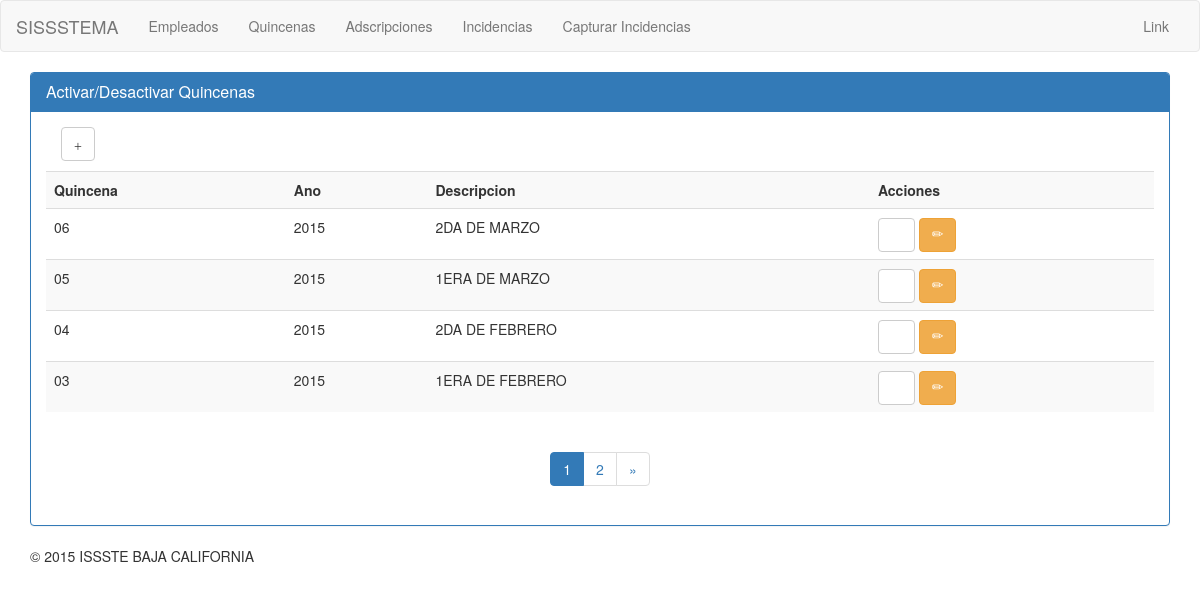
The page /index.php/qnas on the database as committed earlier.
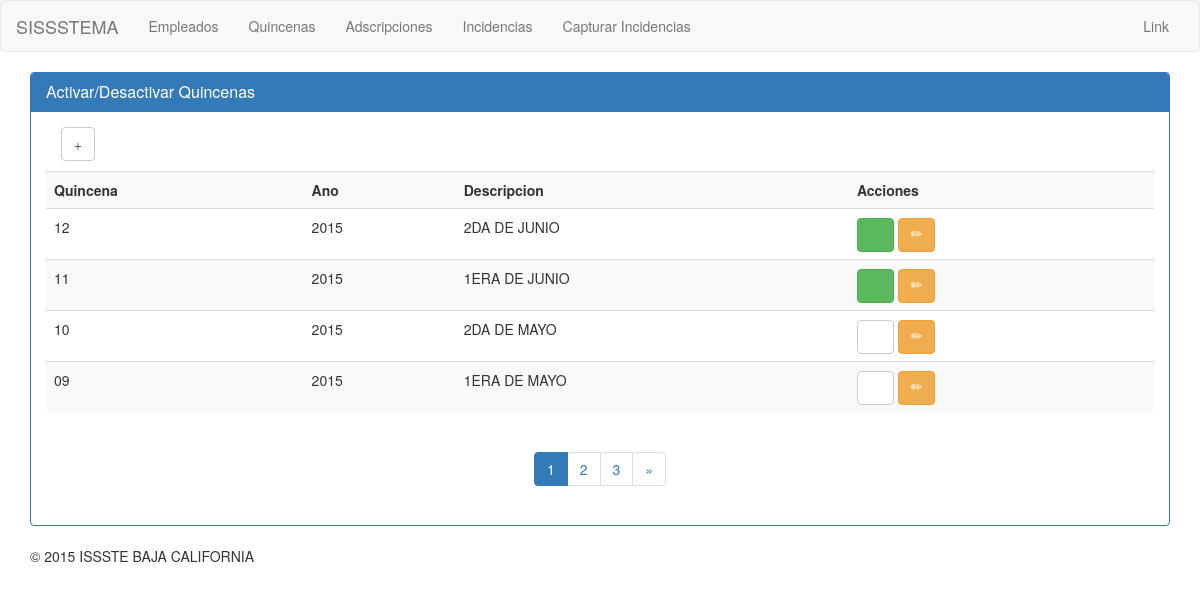
The same page on the database as committed later.
### tables this page shows
CREATE TABLE IF NOT EXISTS `qnas` (
  `id` int(11) NOT NULL AUTO_INCREMENT,
  `qna_mes` int(2) unsigned zerofill NOT NULL,
  `qna_year` int(4) NOT NULL,
  `qna_descripcion` varchar(40) NOT NULL,
  `activa` tinyint(1) NOT NULL,
  `created_at` datetime NOT NULL,
  `updated_at` timestamp NOT NULL DEFAULT CURRENT_TIMESTAMP ON UPDATE CURRENT_TIMESTAMP,
  PRIMARY KEY (`id`),
  UNIQUE KEY `id_5` (`id`),
  KEY `id` (`id`),
  KEY `id_2` (`id`),
  KEY `id_3` (`id`),
  KEY `id_4` (`id`)
);

### index.php (called while the page is built, shortened)
<?php
require_once BASEPATH.'core/CodeIgniter.php';

### application/core/my_model.php (called while the page is built, shortened)
<?php defined('BASEPATH') OR exit('No direct script access allowed');
class MY_Model extends CI_Model
{
    protected $_database;
    public $table = NULL;
    public $primary_key = 'id';
    protected $return_as = 'object';
    protected $return_as_dropdown = NULL;
    protected $_dropdown_field = '';
    private $_select = '*';
    public function _prep_after_read($data, $multi = TRUE)
    {
        $data = $this->join_temporary_results($data);
        $this->_database->reset_query();
        if(isset($this->return_as_dropdown) && $this->return_as_dropdown == 'dropdown')
        {
            foreach($data as $row)
            {
                $dropdown[$row[$this->primary_key]] =  $row[$this->_dropdown_field].' - '.$row[$this->_dropdown_field2];
            }
            $data = $dropdown;
            $this->return_as_dropdown = NULL;
        }
        elseif($this->return_as == 'object')
        {
            $data = json_decode(json_encode($data), FALSE);
        }
        return  $data;
    }
    public function limit($limit, $offset = 0)
    {
        $this->_database->limit($limit, $offset);
        return $this;
    }
    public function get_all($where = NULL)
    {
        if(isset($data) && $data !== FALSE)
        {
            $this->_database->reset_query();
            return $data;
        }
        else
        {
            if($this->_select)
            {
                $this->_database->select($this->_select);
            }
            $query = $this->_database->get($this->table);
            if($query->num_rows() > 0)
            {
                $data = $query->result_array();
                $data = $this->trigger('after_get', $data);
                $data = $this->_prep_after_read($data,TRUE);
                return $data;
            }
            else
            {
                return FALSE;
            }
        }
    }
    public function count($where = NULL)
    {
        $this->_database->from($this->table);
        $number_rows = $this->_database->count_all_results();
        return $number_rows;
    }
    protected function join_temporary_results($data)
    {
        return $data;
    }
    public function trigger($event, $data = array(), $last = TRUE)
    {
        return $data;
    }
    public function order_by($criteria, $order = 'ASC')
    {
        if(is_array($criteria))
        {
            foreach ($criteria as $key=>$value)
            {
                $this->_database->order_by($key, $value);
            }
        }
        else
        {
            $this->_database->order_by($criteria, $order);
        }
        return $this;
    }
    private function _set_connection()
    {
        $this->_database = $this->db;
    }
    public function paginate($rows_per_page, $total_rows = NULL, $page_number = 1)
    {
        if(isset($data) && $data !== FALSE)
        {
            return $data;
        }
        else
        {
            $data = $this->get_all();
            if($data)
            {
                return $data;
            }
            else
            {
                return FALSE;
            }
        }
    }
    private function _fetch_table()
    {
        if (!isset($this->table))
        {
            $this->table = $this->_get_table_name(get_class($this));
        }
        return TRUE;
    }
    private function _get_table_name($model_name)
    {
        $table_name = plural(preg_replace('/(_m|_model)?$/', '', strtolower($model_name)));
        return $table_name;
    }
}

### application/views/qnas/index.php (the view, shortened to what this page needs)
<div class="col-md-6">
	<p><button type="button" class="btn btn-default" data-toggle="modal" data-target=".bs-example-modal-sm">
		<span class="glyphicon glyphicon-plus" aria-hidden="true"></span>
	</button></p>
</div>
	<table class="table table-striped">
			<tr>
				<td><b>Quincena</b></td>
				<td><b>Ano</b></td>
				<td><b>Descripcion</b></td>
				<td><b>Acciones</b></td>
			</tr>
	<?php $atributo_boton_modificar = array('data-toggle' => 'modal', 'data-target' => '.bs-example-modal-sm', 'class' => 'btn btn-warning glyphicon glyphicon-pencil');?>
	<?php	foreach ($qnas as $qna): ?>
			<tr>
				<td><?php echo $qna->qna_mes;?></td>
				<td><?php echo $qna->qna_year;?></td>
				<td><?php echo $qna->qna_descripcion;?></td>
				<?php
					if($qna->activa) {
						$atributo_boton_activate = array('class' => 'btn btn-success glyphicon glyphicon-off');
					} else {
						$atributo_boton_activate = array('class' => 'btn btn-default glyphicon glyphicon-off');
					}
				?>
				<td>
					<?php echo anchor('qnas/activate/'.$qna->id,' ',$atributo_boton_activate);?>
					<?php echo anchor('qnas/edit/'.$qna->id,' ',$atributo_boton_modificar);?>
				</td>
			</tr>
	<?php 	endforeach;?>
	</table>
		<div align="center"><ul class="pagination"> <?php echo $this->pagination->create_links(); ?> </ul></div>

Rows that differ between the two databases and show on the page:
no longer on this page (row edited): qnas: qna_mes "06", qna_year "2015", qna_descripcion "2DA DE MARZO"
no longer on this page (row edited): qnas: qna_mes "05", qna_year "2015", qna_descripcion "1ERA DE MARZO"
no longer on this page (row edited): qnas: qna_mes "04", qna_year "2015", qna_descripcion "2DA DE FEBRERO"
no longer on this page (row edited): qnas: qna_mes "03", qna_year "2015", qna_descripcion "1ERA DE FEBRERO"
added qnas: qna_mes "12", qna_year "2015", qna_descripcion "2DA DE JUNIO"
added qnas: qna_mes "11", qna_year "2015", qna_descripcion "1ERA DE JUNIO"
added qnas: qna_mes "10", qna_year "2015", qna_descripcion "2DA DE MAYO"
now on this page (row edited): qnas: qna_mes "09", qna_year "2015", qna_descripcion "1ERA DE MAYO"
Other text that changed with them:
$this->pagination->create_links(): "1 2 »" → "1 2 3 »"
